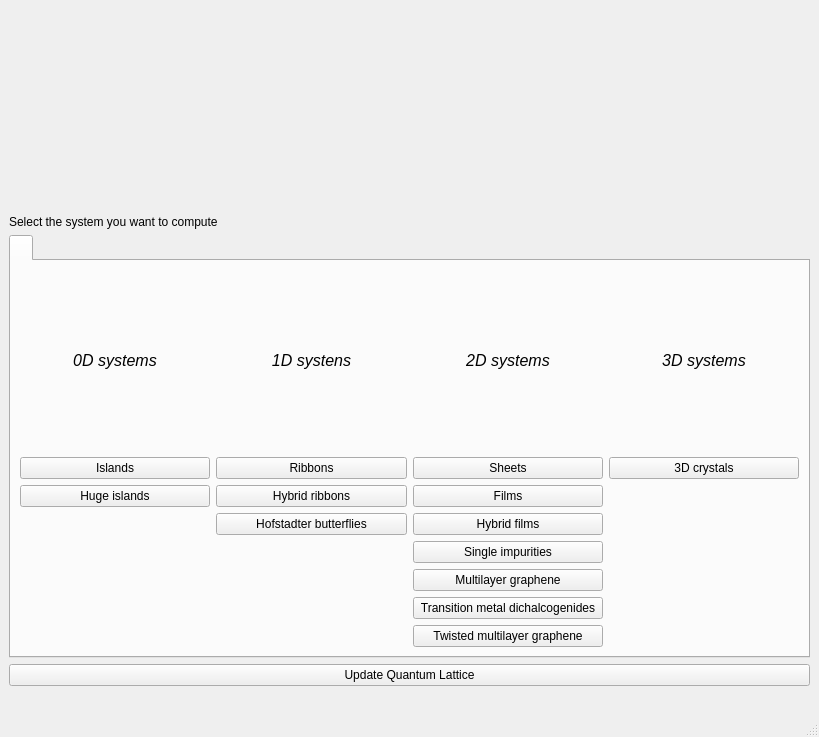
<?xml version="1.0" encoding="UTF-8"?>
<ui version="4.0">
 <class>MainWindow</class>
 <widget class="QMainWindow" name="MainWindow">
  <property name="enabled">
   <bool>true</bool>
  </property>
  <property name="geometry">
   <rect>
    <x>0</x>
    <y>0</y>
    <width>819</width>
    <height>737</height>
   </rect>
  </property>
  <property name="minimumSize">
   <size>
    <width>800</width>
    <height>737</height>
   </size>
  </property>
  <property name="windowTitle">
   <string>Quantum Lattice: system selection</string>
  </property>
  <widget class="QWidget" name="centralwidget">
   <layout class="QVBoxLayout" name="verticalLayout">
    <item>
     <widget class="QLabel" name="qhlogo">
      <property name="minimumSize">
       <size>
        <width>800</width>
        <height>200</height>
       </size>
      </property>
      <property name="maximumSize">
       <size>
        <width>800</width>
        <height>200</height>
       </size>
      </property>
      <property name="text">
       <string/>
      </property>
      <property name="scaledContents">
       <bool>true</bool>
      </property>
     </widget>
    </item>
    <item>
     <widget class="QLabel" name="label">
      <property name="text">
       <string>Select the system you want to compute</string>
      </property>
     </widget>
    </item>
    <item>
     <widget class="QTabWidget" name="tabWidget_2">
      <property name="minimumSize">
       <size>
        <width>411</width>
        <height>213</height>
       </size>
      </property>
      <property name="currentIndex">
       <number>0</number>
      </property>
      <widget class="QWidget" name="tab_3">
       <attribute name="title">
        <string/>
       </attribute>
       <layout class="QGridLayout" name="gridLayout_2">
        <item row="0" column="0">
         <layout class="QGridLayout" name="gridLayout">
          <item row="5" column="2">
           <widget class="QPushButton" name="multilayergraphene">
            <property name="text">
             <string>Multilayer graphene</string>
            </property>
           </widget>
          </item>
          <item row="4" column="2">
           <widget class="QPushButton" name="impurity_embedding">
            <property name="text">
             <string>Single impurities</string>
            </property>
           </widget>
          </item>
          <item row="1" column="3">
           <widget class="QPushButton" name="crystal3d_pyqt">
            <property name="text">
             <string>3D crystals</string>
            </property>
           </widget>
          </item>
          <item row="2" column="1">
           <widget class="QPushButton" name="hybridribbon_pyqt">
            <property name="text">
             <string>Hybrid ribbons</string>
            </property>
           </widget>
          </item>
          <item row="1" column="0">
           <widget class="QPushButton" name="islands_pyqt">
            <property name="text">
             <string>Islands</string>
            </property>
           </widget>
          </item>
          <item row="1" column="2">
           <widget class="QPushButton" name="sheets">
            <property name="text">
             <string>Sheets</string>
            </property>
           </widget>
          </item>
          <item row="3" column="2">
           <widget class="QPushButton" name="heterostructure">
            <property name="text">
             <string>Hybrid films</string>
            </property>
           </widget>
          </item>
          <item row="2" column="2">
           <widget class="QPushButton" name="film2d_pyqt">
            <property name="text">
             <string>Films</string>
            </property>
           </widget>
          </item>
          <item row="6" column="2">
           <widget class="QPushButton" name="tmdc">
            <property name="text">
             <string>Transition metal dichalcogenides</string>
            </property>
           </widget>
          </item>
          <item row="2" column="0">
           <widget class="QPushButton" name="huge0d_pyqt">
            <property name="text">
             <string>Huge islands</string>
            </property>
           </widget>
          </item>
          <item row="1" column="1">
           <widget class="QPushButton" name="ribbons_pyqt">
            <property name="text">
             <string>Ribbons</string>
            </property>
           </widget>
          </item>
          <item row="0" column="0">
           <widget class="QLabel" name="label_2">
            <property name="font">
             <font>
              <pointsize>12</pointsize>
              <italic>true</italic>
             </font>
            </property>
            <property name="text">
             <string>0D systems</string>
            </property>
            <property name="alignment">
             <set>Qt::AlignCenter</set>
            </property>
           </widget>
          </item>
          <item row="0" column="1">
           <widget class="QLabel" name="label_3">
            <property name="font">
             <font>
              <pointsize>12</pointsize>
              <italic>true</italic>
             </font>
            </property>
            <property name="text">
             <string>1D systens</string>
            </property>
            <property name="alignment">
             <set>Qt::AlignCenter</set>
            </property>
           </widget>
          </item>
          <item row="0" column="2">
           <widget class="QLabel" name="label_4">
            <property name="font">
             <font>
              <pointsize>12</pointsize>
              <italic>true</italic>
             </font>
            </property>
            <property name="text">
             <string>2D systems</string>
            </property>
            <property name="alignment">
             <set>Qt::AlignCenter</set>
            </property>
           </widget>
          </item>
          <item row="0" column="3">
           <widget class="QLabel" name="label_5">
            <property name="font">
             <font>
              <pointsize>12</pointsize>
              <italic>true</italic>
             </font>
            </property>
            <property name="text">
             <string>3D systems</string>
            </property>
            <property name="alignment">
             <set>Qt::AlignCenter</set>
            </property>
           </widget>
          </item>
          <item row="7" column="2">
           <widget class="QPushButton" name="twisted_bilayer">
            <property name="text">
             <string>Twisted multilayer graphene</string>
            </property>
           </widget>
          </item>
          <item row="3" column="1">
           <widget class="QPushButton" name="hofstader_pyqt">
            <property name="text">
             <string>Hofstadter butterflies</string>
            </property>
           </widget>
          </item>
         </layout>
        </item>
       </layout>
      </widget>
     </widget>
    </item>
    <item>
     <widget class="QPushButton" name="update_qh">
      <property name="enabled">
       <bool>true</bool>
      </property>
      <property name="toolTip">
       <string>This command will download the latest version fo Quantum Lattice from github</string>
      </property>
      <property name="text">
       <string>Update Quantum Lattice</string>
      </property>
     </widget>
    </item>
    <item>
     <widget class="QLabel" name="qh_version">
      <property name="text">
       <string/>
      </property>
     </widget>
    </item>
   </layout>
  </widget>
  <widget class="QMenuBar" name="menubar">
   <property name="geometry">
    <rect>
     <x>0</x>
     <y>0</y>
     <width>819</width>
     <height>20</height>
    </rect>
   </property>
  </widget>
  <widget class="QStatusBar" name="statusbar"/>
 </widget>
 <resources/>
 <connections/>
</ui>
